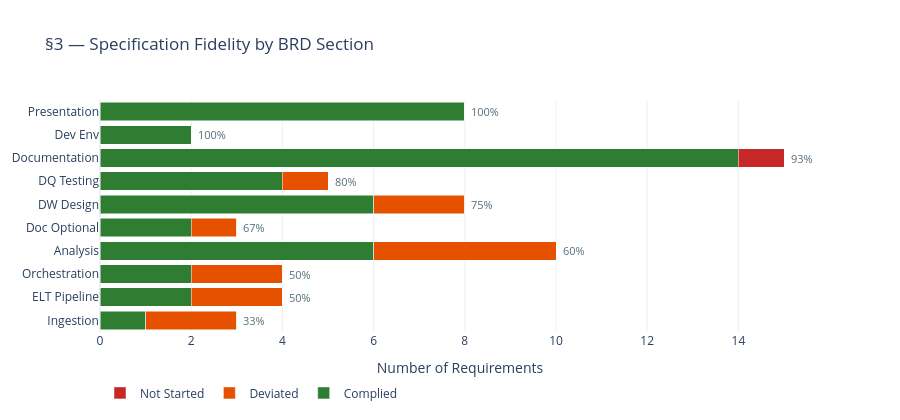

The code cell stored with this chart in its notebook:
### Markdown cell above
## §3 — Fidelity Rates by BRD Section

### Code cell
# §3 — Horizontal fidelity bar by section (sorted by fidelity rate)
sf = sec_fid.sort_values("fidelity_rate", ascending=True)

fig = go.Figure()
fig.add_trace(go.Bar(
    y=sf["label"], x=sf["complied"], orientation='h',
    name="Complied", marker_color=STATUS_COLOURS["complied"],
))
fig.add_trace(go.Bar(
    y=sf["label"], x=sf["deviated"], orientation='h',
    name="Deviated", marker_color=STATUS_COLOURS["deviated"],
))
fig.add_trace(go.Bar(
    y=sf["label"], x=sf["not_started"], orientation='h',
    name="Not Started", marker_color=STATUS_COLOURS["not_started"],
))
# Add fidelity rate annotations
for _, row in sf.iterrows():
    fig.add_annotation(
        y=row["label"], x=row["total"]+0.1,
        text=f"{row['fidelity_rate']:.0%}",
        showarrow=False, xanchor="left", font=dict(size=11, color=GREY)
    )

fig.update_layout(barmode="stack", height=420, template="plotly_white",
    title_text="§3 — Specification Fidelity by BRD Section",
    xaxis_title="Number of Requirements",
    legend_orientation="h", legend=dict(y=-0.2))
fig.show()

### Figure 1 — Plotly figure (JSON) as saved in the notebook; plotly's stock layout.template omitted (floating-point values rounded to 4 significant figures)
{"data": [{"marker": {"color": "#2E7D32"}, "name": "Complied", "orientation": "h", "type": "bar", "x": [1, 2, 2, 6, 2, 6, 4, 14, 2, 8], "y": ["Ingestion", "ELT Pipeline", "Orchestration", "Analysis", "Doc Optional", "DW Design", "DQ Testing", "Documentation", "Dev Env", "Presentation"]}, {"marker": {"color": "#E65100"}, "name": "Deviated", "orientation": "h", "type": "bar", "x": [2, 2, 2, 4, 1, 2, 1, 0, 0, 0], "y": ["Ingestion", "ELT Pipeline", "Orchestration", "Analysis", "Doc Optional", "DW Design", "DQ Testing", "Documentation", "Dev Env", "Presentation"]}, {"marker": {"color": "#C62828"}, "name": "Not Started", "orientation": "h", "type": "bar", "x": [0, 0, 0, 0, 0, 0, 0, 1, 0, 0], "y": ["Ingestion", "ELT Pipeline", "Orchestration", "Analysis", "Doc Optional", "DW Design", "DQ Testing", "Documentation", "Dev Env", "Presentation"]}], "layout": {"annotations": [{"font": {"color": "#546E7A", "size": 11}, "showarrow": false, "text": "33%", "x": 3.1, "xanchor": "left", "y": "Ingestion"}, {"font": {"color": "#546E7A", "size": 11}, "showarrow": false, "text": "50%", "x": 4.1, "xanchor": "left", "y": "ELT Pipeline"}, {"font": {"color": "#546E7A", "size": 11}, "showarrow": false, "text": "50%", "x": 4.1, "xanchor": "left", "y": "Orchestration"}, {"font": {"color": "#546E7A", "size": 11}, "showarrow": false, "text": "60%", "x": 10.1, "xanchor": "left", "y": "Analysis"}, {"font": {"color": "#546E7A", "size": 11}, "showarrow": false, "text": "67%", "x": 3.1, "xanchor": "left", "y": "Doc Optional"}, {"font": {"color": "#546E7A", "size": 11}, "showarrow": false, "text": "75%", "x": 8.1, "xanchor": "left", "y": "DW Design"}, {"font": {"color": "#546E7A", "size": 11}, "showarrow": false, "text": "80%", "x": 5.1, "xanchor": "left", "y": "DQ Testing"}, {"font": {"color": "#546E7A", "size": 11}, "showarrow": false, "text": "93%", "x": 15.1, "xanchor": "left", "y": "Documentation"}, {"font": {"color": "#546E7A", "size": 11}, "showarrow": false, "text": "100%", "x": 2.1, "xanchor": "left", "y": "Dev Env"}, {"font": {"color": "#546E7A", "size": 11}, "showarrow": false, "text": "100%", "x": 8.1, "xanchor": "left", "y": "Presentation"}], "barmode": "stack", "height": 420, "legend": {"orientation": "h", "y": -0.2}, "title": {"text": "§3 — Specification Fidelity by BRD Section"}, "xaxis": {"title": {"text": "Number of Requirements"}}}}
